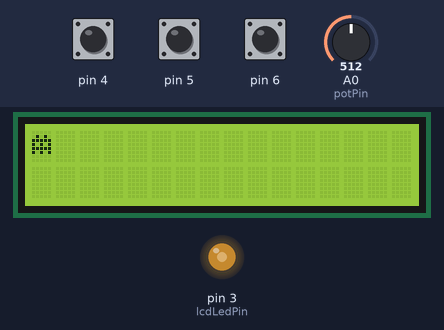
The sketch below on a simulated Arduino Uno, built with avr-gcc and run on an emulated ATmega328P. Parts: 16×2 character LCD, output pins drawn as LEDs (lit = HIGH). The test bench sets the inputs (shaded band); at power-on: A0 (potPin) = 512, pin 4 HIGH, pin 5 HIGH, pin 6 HIGH.

Above: at 1.2 s.
1.3 s: A0 (potPin) set to 716
At 2.5 s:
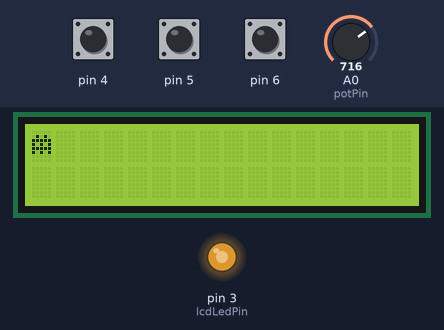
2.8 s: A0 (potPin) set to 900
At 3.8 s:
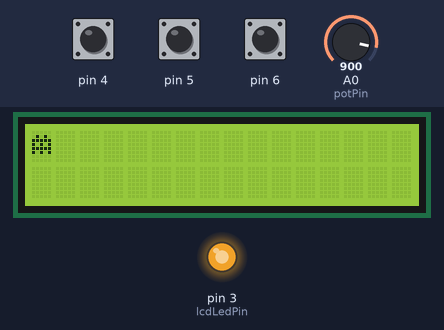
4.3 s: A0 (potPin) set to 122
At 4.9 s:
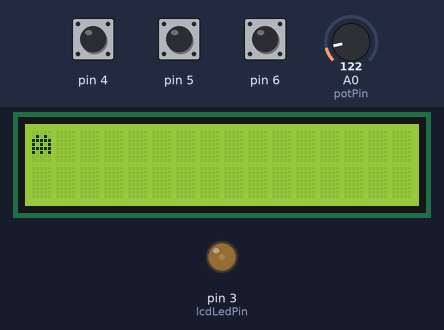
5.8 s: pin 4 pulled LOW for 0.15 s
At 7.0 s:
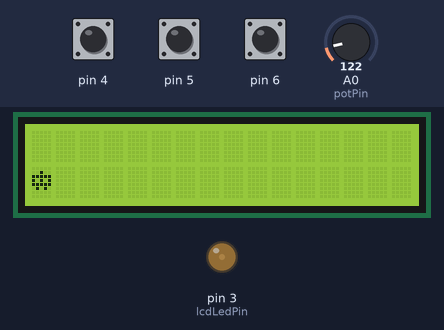
7.4 s: pin 5 pulled LOW for 0.15 s
At 8.4 s:
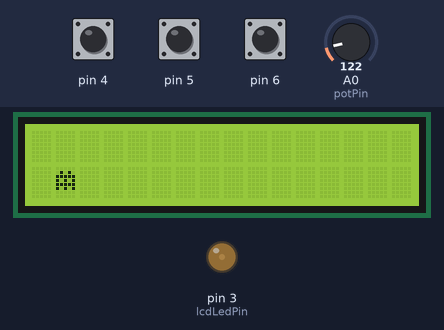
9.0 s: pin 4 pulled LOW for 1 s
At 9.5 s:
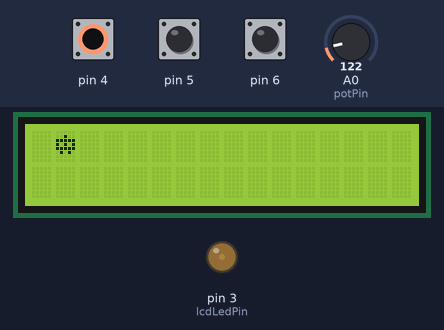
Timing chart, 0 to 12.0 s (numbered marks = the images above; inputs shaded):
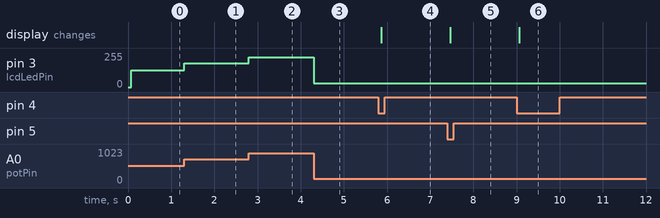

Measured:
- after the input at 1.3 s, pin 3 (lcdLedPin): 127/255 → 178/255 at once
- after the input at 2.8 s, pin 3 (lcdLedPin): 178/255 → 224/255 at once
- after the input at 4.3 s, pin 3 (lcdLedPin): 224/255 → 30/255 at once
- after the input at 5.8 s, the display: changes after 0.06 s (image 4)
- after the input at 7.4 s, the display: changes after 0.06 s (image 5)
- after the input at 9.0 s, the display: changes after 0.06 s (image 6)

The sketch:

107-challenge-move-a-character.ino
```cpp
#include <LiquidCrystal_I2C.h>
#include "AnimationState.h"
#include "PushButton.h"

// LCD
LiquidCrystal_I2C lcd(0x27, 16, 2);
byte spaceInvaderOne[] = { 0x0, 0xA, 0x1F, 0x15, 0x1F, 0x15, 0x0, 0x0 };
byte spaceInvaderTwo[] = { 0x0, 0x4, 0x1F, 0x15, 0x1F, 0xA, 0x0, 0x0 };
int ldcXPosition = 0, lcdYPosition = 0;

// BUTTONS
PushButton leftButton(6, LEFT);
PushButton rightButton(5, RIGHT);
PushButton verticalButton(4, VERTICAL);

// POTENTIOMETER
int potPin = A0, lcdLedPin = 3;

void setup() {
  Serial.begin(9600);
  lcd.init();
  lcd.backlight();
  prepareCharacter();
}

void loop() {
  analogWrite(lcdLedPin, map(analogRead(potPin), 0, 1023, 0, 255));
  lcdAnimation();
}

void lcdAnimation() {
  if (verticalButton.readButton() == VERTICAL) {
    lcdYPosition = (lcdYPosition += 1) % 2;
    prepareCharacter();
  } else if (leftButton.readButton() == LEFT) {
    ldcXPosition = ldcXPosition > 0 ? ldcXPosition -= 1 : 0;
    prepareCharacter();
  } else if (rightButton.readButton() == RIGHT) {
    ldcXPosition = ldcXPosition < 15 ? ldcXPosition += 1 : 15;
    prepareCharacter();
  }
}

void prepareCharacter() {
  lcd.clear();
  lcd.createChar(0, (ldcXPosition + lcdYPosition) % 2 == 0 ? spaceInvaderOne : spaceInvaderTwo);
  lcd.setCursor(ldcXPosition, lcdYPosition);
  lcd.write(byte(0));
}
```

AnimationState.h
```cpp
#ifndef AnimationState_h
#define AnimationState_h

enum AnimationState {
  VERTICAL,
  LEFT,
  RIGHT,
  NONE
};

#endif
```

PushButton.cpp
```cpp
#include "PushButton.h"
#include "Arduino.h"

PushButton::PushButton(int pin, AnimationState animationState) {
  this->pin = pin;
  this->animationState = animationState;
  state = LOW;
  pinMode(pin, INPUT_PULLUP);
}

AnimationState PushButton::readButton() {
  value = digitalRead(pin);
  AnimationState response = NONE;

  if (value != previousValue) {
    lastDebounceTime = millis();
  }

  if (millis() > (lastDebounceTime + debounceDelay) && (value != state)) {
    state = value;
    if (value == LOW) {
      response = animationState;
    }
  }

  previousValue = value;

  return response;
}
```

PushButton.h
```cpp
#include "AnimationState.h"

#ifndef PushButton_h
#define PushButton_h

class PushButton {
private:
  const int debounceDelay = 50;
  unsigned long lastDebounceTime = 0;
  int pin;
  int state;
  int value = 0, previousValue = 0;
  AnimationState animationState;

public:
  PushButton(int pin, AnimationState animationState);
  AnimationState readButton();
};

#endif
```
